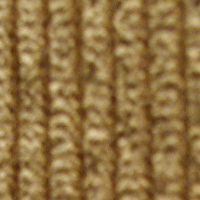
#> input picture data/textures 3/corduroy/42-scale_1_im_9_col.png, 200 x 200 px; its folder holds only this picture in this run
$ jupyter execute --allow-errors 'Local Binary Pattern.ipynb'
#> lines starting #> are read from the running program, lines starting #| are printed output that depends on the picture
### 1. Cotton

[cell 1]
import cv2
import numpy as np
import matplotlib.pyplot as plt
from skimage.feature import local_binary_pattern
import glob
import os

folder_path = "E:\\Projects vijAI\\Fabric Detection\\Provided Content\\textures 3\\cotton"
image_files = glob.glob(os.path.join(folder_path, "*.png"))

for count,image_name in enumerate(image_files,start=1):
    if count==30:
        break
    # Load the image using OpenCV
    image = cv2.imread(image_name, cv2.IMREAD_GRAYSCALE)

    # Parameters for LBP
    radius = 1  # Radius of the circular LBP pattern
    n_points = 8 * radius  # Number of points to consider in the circular pattern

    # Perform LBP using skimage's built-in function
    lbp = local_binary_pattern(image, n_points, radius, method='uniform')

    # Show the original and LBP images side by side
    plt.figure(figsize=(10,5))
    plt.subplot(1, 2, 1)
    plt.title(f'Original {image_name[50:]}')
    plt.imshow(image, cmap='gray')

    plt.subplot(1, 2, 2)
    plt.title('LBP Image')
    plt.imshow(lbp, cmap='gray')

    plt.show()

    # Compute the LBP histogram
    hist, _ = np.histogram(lbp.ravel(), bins=np.arange(0, n_points + 3), range=(0, n_points + 2))

    # Normalize the histogram
    hist = hist.astype("float")
    hist /= (hist.sum() + 1e-6)  # Normalize to sum to 1

    # Plot the histogram
    plt.figure()
    plt.title("LBP Histogram")
    plt.xlabel("LBP Value")
    plt.ylabel("Frequency")
    plt.bar(range(len(hist)), hist)
    plt.show()

### 2. Corduroy

[cell 2]
import cv2
import numpy as np
import matplotlib.pyplot as plt
from skimage.feature import local_binary_pattern
import glob
import os

folder_path = "E:\\Projects vijAI\\Fabric Detection\\Provided Content\\textures 3\\corduroy"
image_files = glob.glob(os.path.join(folder_path, "*.png"))

for count,image_name in enumerate(image_files,start=1):
    if count==30:
        break
    # Load the image using OpenCV
    image = cv2.imread(image_name, cv2.IMREAD_GRAYSCALE)
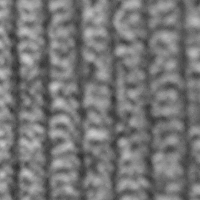
#> image: shape (200, 200); min 48, max 206, mean 117.6

    # Parameters for LBP
    radius = 1  # Radius of the circular LBP pattern
    n_points = 8 * radius  # Number of points to consider in the circular pattern

    # Perform LBP using skimage's built-in function
    lbp = local_binary_pattern(image, n_points, radius, method='uniform')
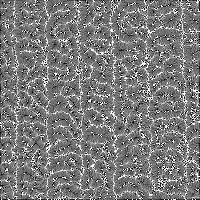
#> lbp: shape (200, 200) float64; min 0, max 9, mean 4.36; drawn with min black and max white

    # Show the original and LBP images side by side
    plt.figure(figsize=(10,5))
    plt.subplot(1, 2, 1)
    plt.title(f'Original {image_name[50:]}')
    plt.imshow(image, cmap='gray')

    plt.subplot(1, 2, 2)
    plt.title('LBP Image')
    plt.imshow(lbp, cmap='gray')

    plt.show()
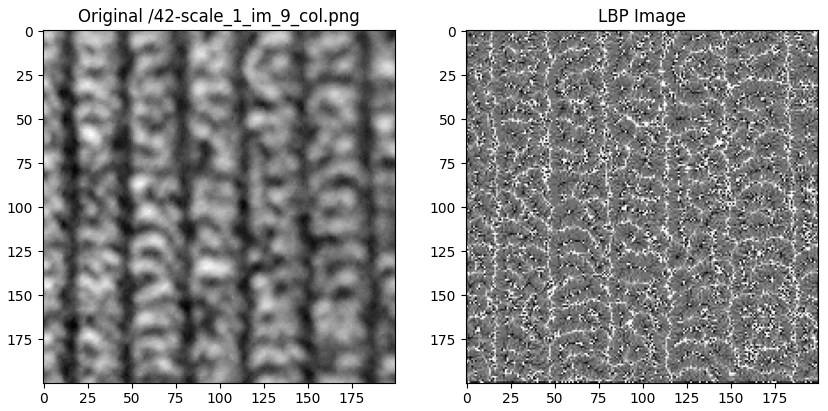
#> figure drawn by matplotlib, 2 panels

    # Compute the LBP histogram
    hist, _ = np.histogram(lbp.ravel(), bins=np.arange(0, n_points + 3), range=(0, n_points + 2))
#> hist = [919, 1241, 2396, 7226, 13088, 7321, 2654, 1536, 1440, 2179]

    # Normalize the histogram
    hist = hist.astype("float")
    hist /= (hist.sum() + 1e-6)  # Normalize to sum to 1
#> hist = [0.023, 0.031, 0.0599, 0.181, 0.327, 0.183, 0.0663, 0.0384, 0.036, 0.0545]

    # Plot the histogram
    plt.figure()
    plt.title("LBP Histogram")
    plt.xlabel("LBP Value")
    plt.ylabel("Frequency")
    plt.bar(range(len(hist)), hist)
    plt.show()
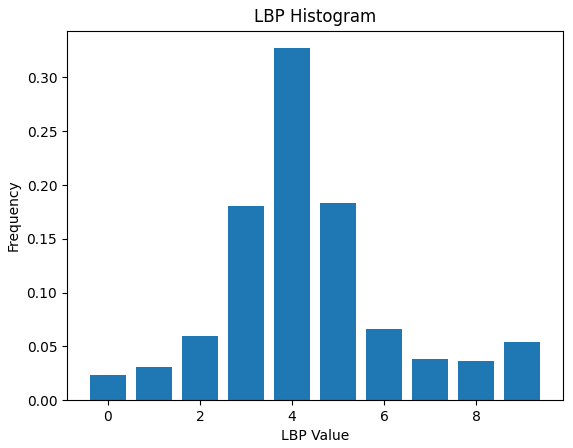
#> figure drawn by matplotlib, 1 panel; tallest bar 0.327 high, from x = 3.6 to 4.4

$ run again, on data/textures 3/corduroy/42-scale_5_im_8_col.png
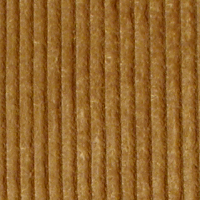
#> input picture data/textures 3/corduroy/42-scale_5_im_8_col.png, 200 x 200 px
#> `plt.show()`:
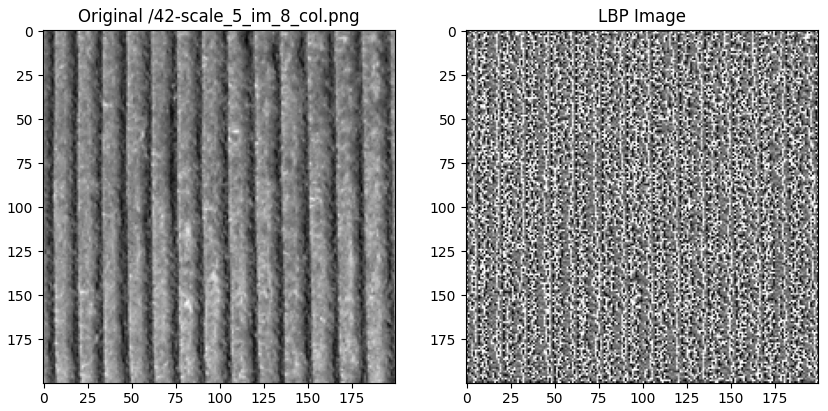
#> figure drawn by matplotlib, 2 panels
#> `hist, _ = np.histogram(lbp.ravel(), bins=np.arange(0, n_points + 3), r..`: hist = [2365, 2938, 2574, 4874, 8232, 5529, 2844, 2999, 2780, 4865]
#> `hist /= (hist.sum() + 1e-6)`: hist = [0.0591, 0.0734, 0.0643, 0.122, 0.206, 0.138, 0.0711, 0.075, 0.0695, 0.122]
#> `plt.show()`:
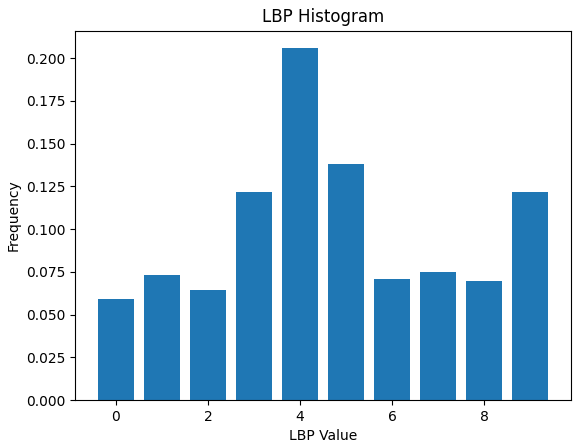
#> figure drawn by matplotlib, 1 panel; tallest bar 0.206 high, from x = 3.6 to 4.4

$ run again, on data/textures 3/corduroy/42-scale_5_im_9_col.png
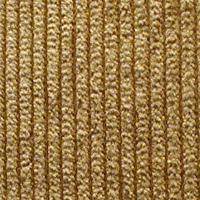
#> input picture data/textures 3/corduroy/42-scale_5_im_9_col.png, 200 x 200 px
#> `plt.show()`:
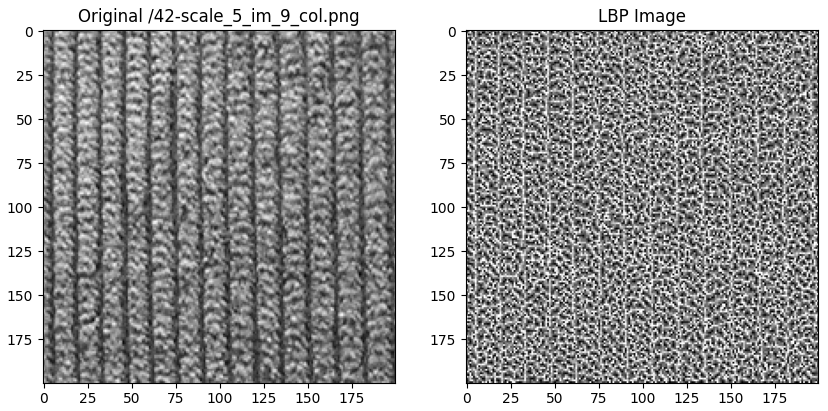
#> figure drawn by matplotlib, 2 panels
#> `hist, _ = np.histogram(lbp.ravel(), bins=np.arange(0, n_points + 3), r..`: hist = [2623, 3024, 3593, 5594, 5949, 4561, 3397, 3236, 2901, 5122]
#> `hist /= (hist.sum() + 1e-6)`: hist = [0.0656, 0.0756, 0.0898, 0.14, 0.149, 0.114, 0.0849, 0.0809, 0.0725, 0.128]
#> `plt.show()`:
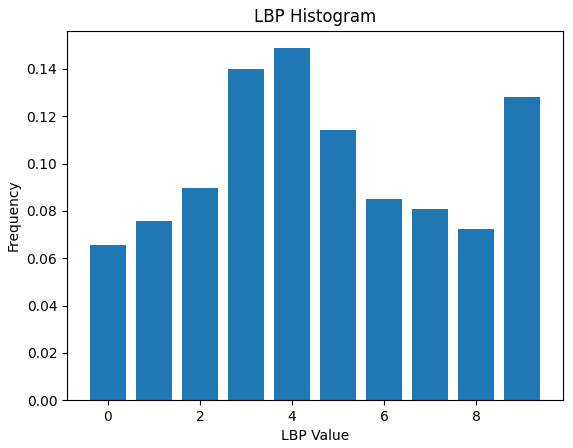
#> figure drawn by matplotlib, 1 panel; tallest bar 0.149 high, from x = 3.6 to 4.4

$ run again, on data/textures 3/corduroy/42-scale_7_im_5_col.png
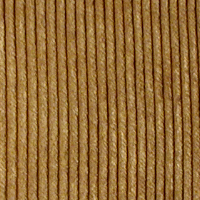
#> input picture data/textures 3/corduroy/42-scale_7_im_5_col.png, 200 x 200 px
#> `plt.show()`:
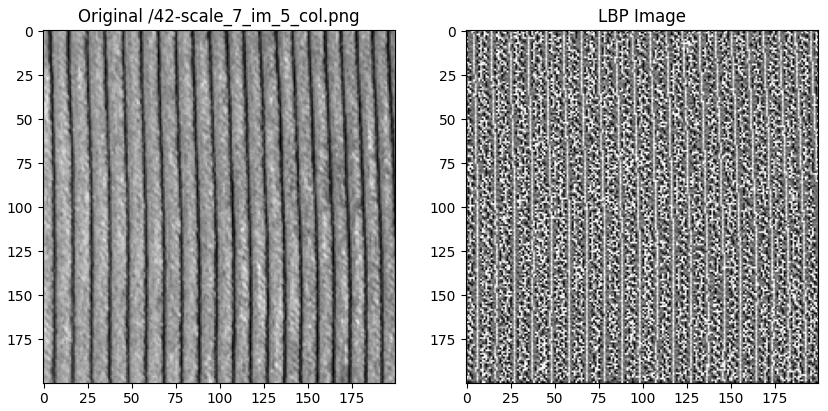
#> figure drawn by matplotlib, 2 panels
#> `hist, _ = np.histogram(lbp.ravel(), bins=np.arange(0, n_points + 3), r..`: hist = [2734, 3110, 2639, 4741, 8087, 5272, 1667, 3661, 2905, 5184]
#> `hist /= (hist.sum() + 1e-6)`: hist = [0.0683, 0.0777, 0.066, 0.119, 0.202, 0.132, 0.0417, 0.0915, 0.0726, 0.13]
#> `plt.show()`:
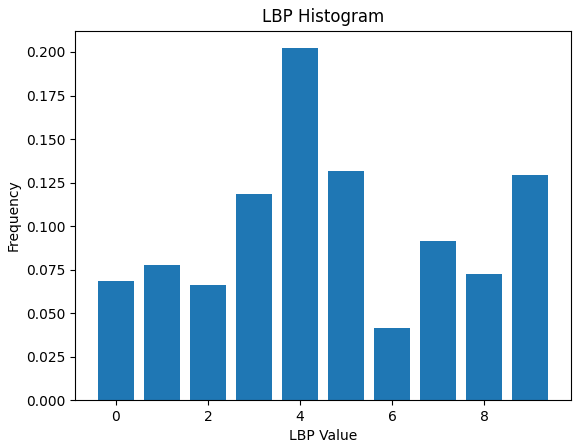
#> figure drawn by matplotlib, 1 panel; tallest bar 0.202 high, from x = 3.6 to 4.4

$ run again, on data/textures 3/corduroy/42-scale_2_im_4_col.png
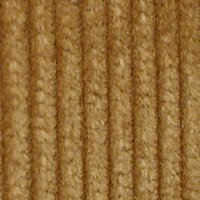
#> input picture data/textures 3/corduroy/42-scale_2_im_4_col.png, 200 x 200 px
#> `hist, _ = np.histogram(lbp.ravel(), bins=np.arange(0, n_points + 3), r..`: hist = [2505, 2966, 3081, 5118, 6998, 5055, 3312, 3078, 2854, 5033]
#> `hist /= (hist.sum() + 1e-6)`: hist = [0.0626, 0.0741, 0.077, 0.128, 0.175, 0.126, 0.0828, 0.0769, 0.0713, 0.126]
#> `plt.show()`:
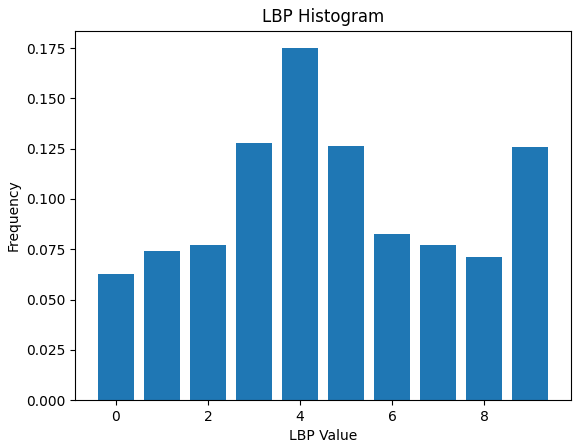
#> figure drawn by matplotlib, 1 panel; tallest bar 0.175 high, from x = 3.6 to 4.4
